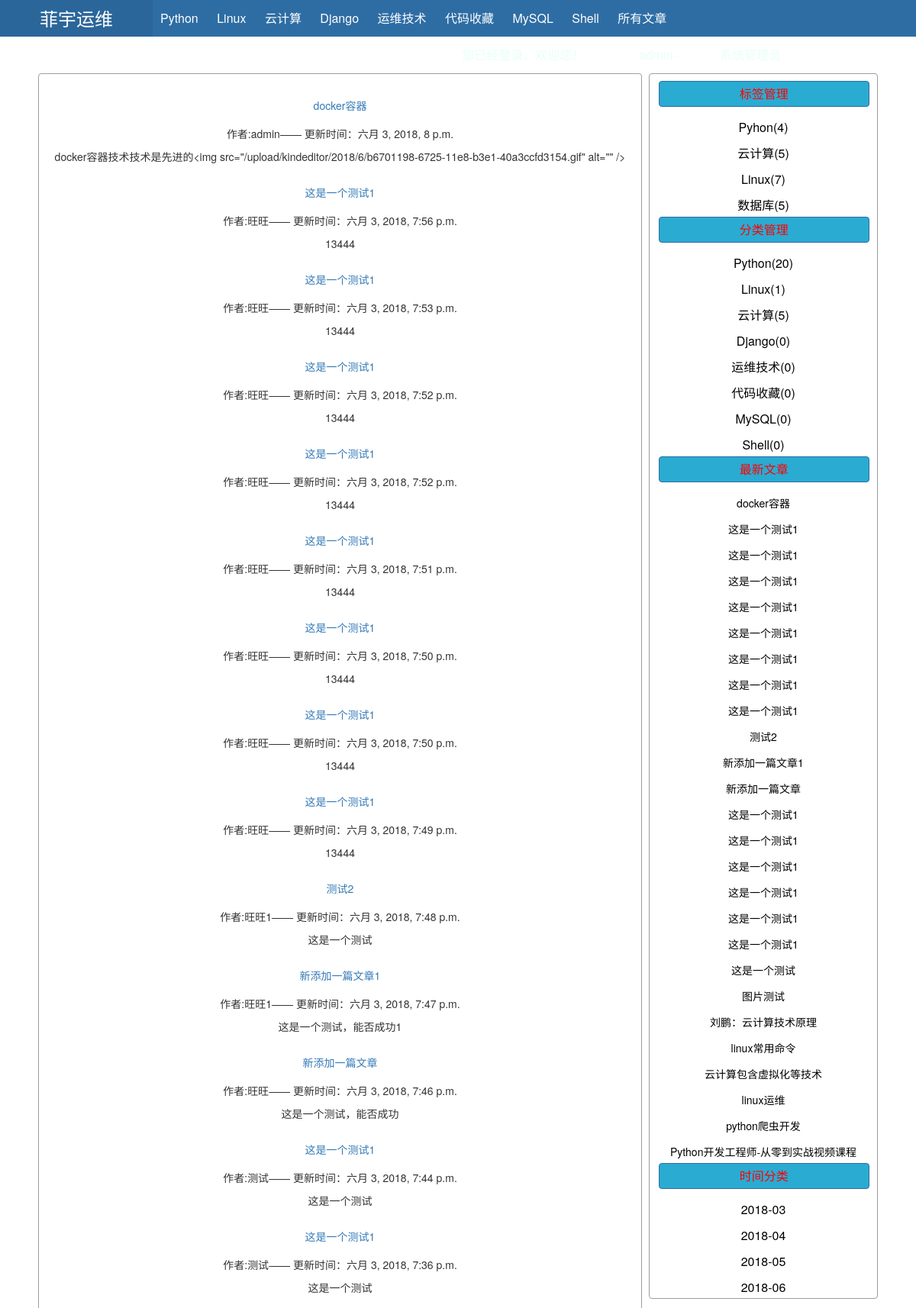
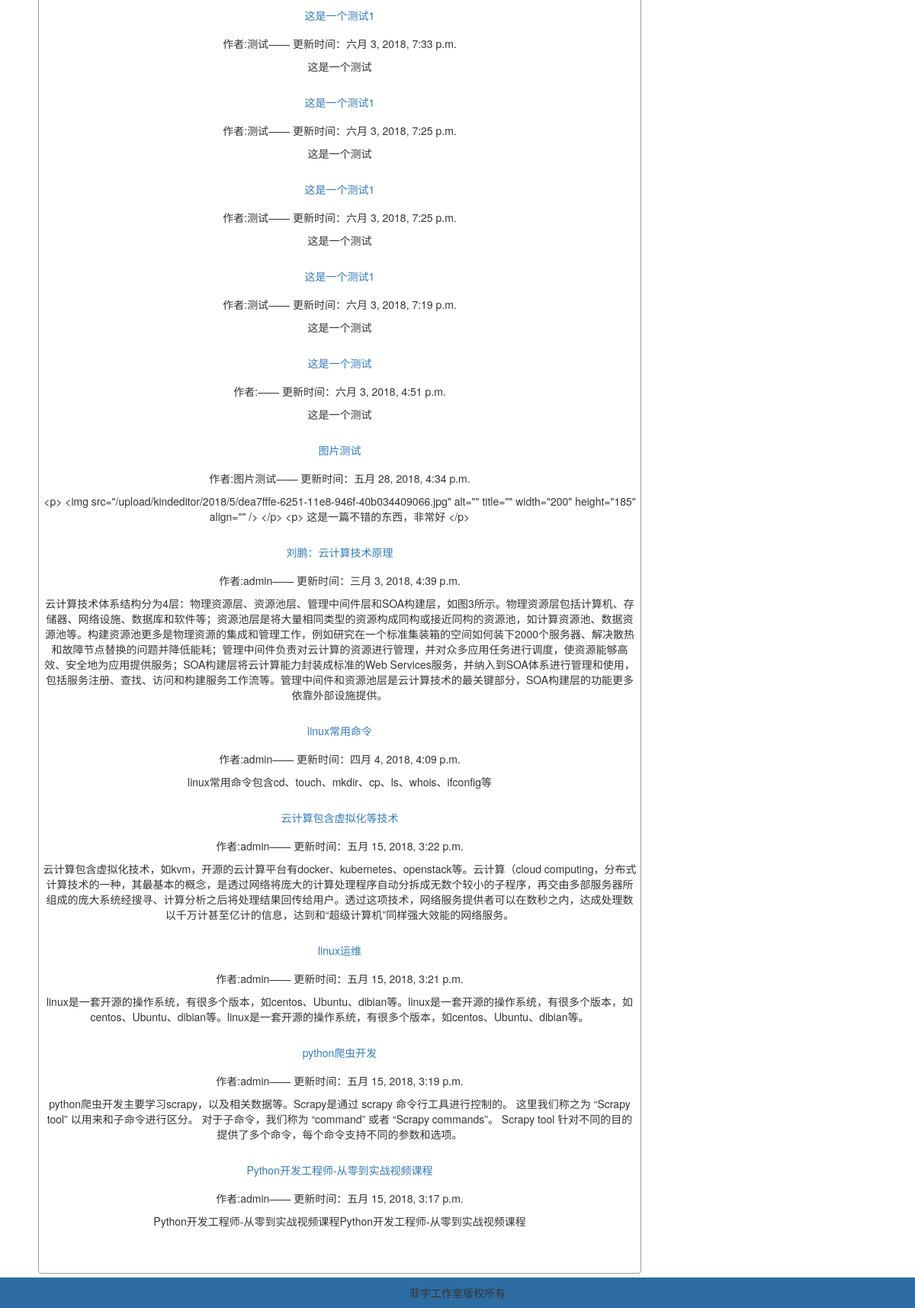
The page /list_summary.html (signed in) on the database its author committed (2 pictures, top to bottom).
### users/models.py (models this page shows, shortened)
class Classify(models.Model):
    name = models.CharField(verbose_name='名称',max_length=12)
    class Meta:
        db_table = 'classify'
        verbose_name_plural = '文章分类'
        verbose_name = '文章分类'

class Article(models.Model):
    title = models.CharField(verbose_name='标题',max_length=32,)
    author = models.CharField(verbose_name='作者',max_length=12)
    summary = models.CharField(verbose_name='摘要', max_length=100)
    img = models.ImageField(verbose_name='缩略图',upload_to="./article/",
                            help_text="大小200*200，不超过200k",
                            default="/upload/article/common.jpg",
                            auto_created=True,
                            null=True,blank=True)
    content = models.TextField(verbose_name='内容', max_length=9999)
    tag = models.ManyToManyField('Tag',verbose_name='标签')
    classify = models.ForeignKey('Classify',verbose_name='分类')
    create_time = models.DateTimeField(verbose_name='发布时间',auto_now_add=True)
    update_time = models.DateTimeField(verbose_name='更新时间',auto_now_add=True)
    class Meta:
        db_table = 'article'
        verbose_name_plural = '全部文章'

class Tag(models.Model):
    name = models.CharField(verbose_name='名称',max_length=12)
    class Meta:
        db_table = 'tag'
        verbose_name_plural = '文章标签'

### users/views.py (the view)
# urls.py: url(r'^list_summary.html', views.list_summary),
def list_summary(request):
    classify_list = models.Classify.objects.annotate(num_article=Count('article'))
    article_list = models.Article.objects.all().order_by('-create_time')
    article = models.Article.objects.all()[1::5]
    tag_list = models.Tag.objects.annotate(num_article=Count('article'))
    date_list = models.Article.objects.raw(
        'select id, count(id) as num,strftime("%Y-%m",update_time) as ctime from article group by strftime("%Y-%m",update_time)')
    return render(request, 'list_summary.html', {'classify_list': classify_list,
                                            'article_list': article_list,
                                            'tag_list': tag_list,
                                            'date_list': date_list,
                                            })

### templates/list_summary.html
{% extends 'index.html' %}
{% block header %}
    {% include 'include/header.html' %}
{% endblock %}
{% block content %}
        {% for item in article_list %}
                <h3><a class="btn" href="/article.html?nid={{item.id}}" >{{item.title}}</a></h3>
                <p>作者:{{ item.author}}—— 更新时间：{{ item.update_time}}</p>
                <p>{{ item.content}}</p>
        {% endfor%}
{% endblock %}}

### templates/index.html (shortened to what this page needs)
<!DOCTYPE html>
<html lang="zh-cn">
<head>
    <link rel="stylesheet" href="/static/font-awesome-4.7.0/css/font-awesome.css">
    <link rel="stylesheet" href="/static/bootstrap/css/bootstrap.css">
</head>
<body>
{% if user.is_authenticated %}
    {% block header %}{% endblock %}
    <div class="pg_body center w1100">
        <div class="content left img-thumbnail">
            {% block content %}{% endblock %}
        </div>
        <div class="menu right img-thumbnail">
            <div class="box">
                 <div class="title btn btn-primary">标签管理</div>
                <div class="item">
                    {% for tag in tag_list %}
                    <a class="btn" href="/list_tag.html?nid={{ tag.id }}">{{tag.name}}({{tag.num_article}})</a>
                    {% endfor%}
                </div>
            </div>
            <div class="box">
                 <div class="title btn btn-primary">分类管理</div>
                <div class="item">
                    {% for classify in classify_list %}
                    <a class="btn" href="list_classify.html?nid={{ classify.id }}">{{classify.name}}({{classify.num_article}})</a>
                    {% endfor%}
                </div>
            </div>
            <div class="box">
                 <div class="title btn btn-primary">最新文章</div>
                <div class="item">
                    {% for item in article_list %}
                    <a class="btn" href="/article.html?nid={{item.id}}" style="font-size: 14px">{{item.title}}</a>
                    {% endfor%}
                </div>
            </div>
            <div class="box">
                 <div class="title btn btn-primary">时间分类</div>
                <div class="item">
                    {% for item in date_list %}
                    <a class="btn" href="list_date-{{item.ctime}}.html">{{item.ctime}}</a>
                    {% endfor%}
                </div>
            </div>
        </div>
    </div>
    <div class="pg_footer  center">菲宇工作室版权所有</div>
{% endif %}
</body>
</html>

### templates/include/header.html
<div class="pg_header">
    <div class="logo left"><a href="/"> 菲宇运维</a></div>
    <div class="hl-menu left">
        {% for classify in classify_list %}
            <a class="item" href="list_classify.html?nid={{ classify.id }}">{{classify.name}}</a>
        {% endfor%}
         <a class="item" href="/list_summary.html">所有文章</a>
    </div>
    <div class="hr-menu right">您已经登录，欢迎您！<a href="" class="item"> 用户名</a>:{{ user.username }}-<a class="item" href=""> 昵称</a>:{{ user.nickname }}
        <a  href="{% url 'logout' %}?next={{ request.path }}" class="item">注销登录</a>
                <a  href="{% url 'password_change' %}?next={{ request.path }}" class="item">修改密码</a>
    </div>
</div>

### templates/index.html (style rules this page uses)
body { margin: 0 auto; }
a,a:hover { text-decoration:none; }
.left { float: left; }
.right { float: right; }
.center { text-align: center; }
.w1100 { width: 1100px; }
.pg_header { background-color: #2e6da4; height: 48px; min-width: 1100px; line-height: 48px; margin-bottom: 5px; }
.pg_header .logo,.pg_header .logo a { color: white; width: 200px; background-color: #2b669a; text-align: center; font-size: 24px; }
.pg_header .hl-menu,.hr-menu { color: #e7fff8; font-size: 16px; }
.pg_header .hl-menu .item,.hr-menu .item { color: white; padding:0px 10px; height: 48px; display: inline-block; }
.pg_body { margin: 0 auto; overflow: hidden; }
.pg_body .content { width: 791px; border: 1px solid #9d9d9d; }
.pg_body .menu { width: 300px; border: 1px solid #9d9d9d; }
.pg_body .menu .box { display: inline-block; width: 98%; }
.pg_body .menu .box .title { line-height: 20px; font-size: 16px; background-color: #2aabd2; width: 97%; color: red; margin: 5px; }
.pg_body .menu .box .item { height: 30px; font-size: 16px; color: white; margin: 5px; }
.pg_body .menu .box .item .btn { color: black; font-size: 16px; display: block; line-height: 20px; }
.pg_footer { background-color: #2e6da4; position: absolute; height: 40px; width: 100%; min-width: 1100px; line-height: 40px; margin-top: 5px; }

### rows shown on the page
Classify: name "Python", num_article "20"
Classify: name "Linux", num_article "1"
Classify: name "云计算", num_article "5"
Classify: name "Django", num_article "0"
Classify: name "运维技术", num_article "0"
Classify: name "代码收藏", num_article "0"
Classify: name "MySQL", num_article "0"
Classify: name "Shell", num_article "0"
Article: title "docker容器", author "admin", update_time "六月 3, 2018, 8 p.m.", content "docker容器技术技术是先进的<img src=\"/upload/kindeditor/2018/6/b6701198-6725-11e8-b3e1-40a3ccfd3154.gif\" alt=\"\" />"
Article: title "这是一个测试1", author "旺旺", update_time "六月 3, 2018, 7:56 p.m.", content "13444"
Article: title "这是一个测试1", author "旺旺", update_time "六月 3, 2018, 7:53 p.m.", content "13444"
Article: title "这是一个测试1", author "旺旺", update_time "六月 3, 2018, 7:52 p.m.", content "13444"
Article: title "这是一个测试1", author "旺旺", update_time "六月 3, 2018, 7:52 p.m.", content "13444"
Article: title "这是一个测试1", author "旺旺", update_time "六月 3, 2018, 7:51 p.m.", content "13444"
Article: title "这是一个测试1", author "旺旺", update_time "六月 3, 2018, 7:50 p.m.", content "13444"
Article: title "这是一个测试1", author "旺旺", update_time "六月 3, 2018, 7:50 p.m.", content "13444"
Article: title "这是一个测试1", author "旺旺", update_time "六月 3, 2018, 7:49 p.m.", content "13444"
Article: title "测试2", author "旺旺1", update_time "六月 3, 2018, 7:48 p.m.", content "这是一个测试"
Article: title "新添加一篇文章1", author "旺旺1", update_time "六月 3, 2018, 7:47 p.m.", content "这是一个测试，能否成功1"
Article: title "新添加一篇文章", author "旺旺", update_time "六月 3, 2018, 7:46 p.m.", content "这是一个测试，能否成功"
Article: title "这是一个测试1", author "测试", update_time "六月 3, 2018, 7:44 p.m.", content "这是一个测试"
Article: title "这是一个测试1", author "测试", update_time "六月 3, 2018, 7:36 p.m.", content "这是一个测试"
Article: title "这是一个测试1", author "测试", update_time "六月 3, 2018, 7:33 p.m.", content "这是一个测试"
Article: title "这是一个测试1", author "测试", update_time "六月 3, 2018, 7:25 p.m.", content "这是一个测试"
Article: title "这是一个测试1", author "测试", update_time "六月 3, 2018, 7:25 p.m.", content "这是一个测试"
Article: title "这是一个测试1", author "测试", update_time "六月 3, 2018, 7:19 p.m.", content "这是一个测试"
Article: title "这是一个测试", update_time "六月 3, 2018, 4:51 p.m.", content "这是一个测试", ctime "2018-06"
Article: title "图片测试", author "图片测试", update_time "五月 28, 2018, 4:34 p.m.", content "<p> <img src=\"/upload/kindeditor/2018/5/dea7fffe-6251-11e8-946f-40b034409066.jpg\" alt=\"\" title=\"\" width=\"200\" height=\"185\" align=\"\" /> </p> <p> 这是一篇不错的东西，非常好 </p>"
Article: title "刘鹏：云计算技术原理", author "admin", update_time "三月 3, 2018, 4:39 p.m.", content "云计算技术体系结构分为4层：物理资源层、资源池层、管理中间件层和SOA构建层，如图3所示。物理资源层包括计算机、存储器、网络设施、数据库和软件等；资源池层是将大量相同类型的资源构成同构或接近同构的资源池，如计算资源池、数据资源池等。构建资源池更多是物理资源的集成和管理工作，例如研究在一个标准集装箱的空间如何装下2000个服务器、解决散热和故障节点替换的问题并降低能耗；管理中间件负责对云计算的资源进行管理，并对众多应用任务进行调度，使资源能够高效、安全地为应用提供服务；SOA构建层将云计算能力封装成标准的Web Services服务，并纳入到SOA体系进行管理和使用，包括服务注册、查找、访问和构建服务工作流等。管理中间件和资源池层是云计算技术的最关键部分，SOA构建层的功能更多依靠外部设施提供。", ctime "2018-03"
Article: title "linux常用命令", author "admin", update_time "四月 4, 2018, 4:09 p.m.", content "linux常用命令包含cd、touch、mkdir、cp、ls、whois、ifconfig等", ctime "2018-04"
Article: title "云计算包含虚拟化等技术", author "admin", update_time "五月 15, 2018, 3:22 p.m.", content "云计算包含虚拟化技术，如kvm，开源的云计算平台有docker、kubernetes、openstack等。云计算（cloud computing，分布式计算技术的一种，其最基本的概念，是透过网络将庞大的计算处理程序自动分拆成无数个较小的子程序，再交由多部服务器所组成的庞大系统经搜寻、计算分析之后将处理结果回传给用户。透过这项技术，网络服务提供者可以在数秒之内，达成处理数以千万计甚至亿计的信息，达到和“超级计算机”同样强大效能的网络服务。"
Article: title "linux运维", author "admin", update_time "五月 15, 2018, 3:21 p.m.", content "linux是一套开源的操作系统，有很多个版本，如centos、Ubuntu、dibian等。linux是一套开源的操作系统，有很多个版本，如centos、Ubuntu、dibian等。linux是一套开源的操作系统，有很多个版本，如centos、Ubuntu、dibian等。"
Article: title "python爬虫开发", author "admin", update_time "五月 15, 2018, 3:19 p.m.", content "python爬虫开发主要学习scrapy，以及相关数据等。Scrapy是通过 scrapy 命令行工具进行控制的。 这里我们称之为 “Scrapy tool” 以用来和子命令进行区分。 对于子命令，我们称为 “command” 或者 “Scrapy commands”。 Scrapy tool 针对不同的目的提供了多个命令，每个命令支持不同的参数和选项。"
Article: title "Python开发工程师-从零到实战视频课程", author "admin", update_time "五月 15, 2018, 3:17 p.m.", content "Python开发工程师-从零到实战视频课程Python开发工程师-从零到实战视频课程", ctime "2018-05"
Tag: name "Pyhon", num_article "4"
Tag: name "云计算", num_article "5"
Tag: name "Linux", num_article "7"
Tag: name "数据库", num_article "5"
